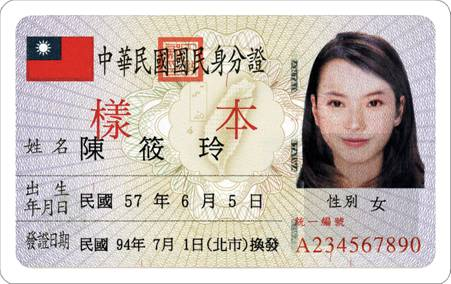
#> input picture OCR/RED_TEXT_OCR_for_IDCard_tesseract/examples/1.jpg, 451 x 284 px
$ python -i red_components.py   (imports and definitions only)
#> lines starting #> are read from the running program, lines starting #| are printed output that depends on the picture; after the words box and inside, x2 and y2 are one past the last pixel; in counts of white or black regions, pixels touching at a corner belong together
#> further down, picture is the input picture: shape (284, 451, 3); mean B, G, R 183.6, 189.9, 200.6
"""Red-text localization using the same behavior as the original prototype."""

from __future__ import annotations

from typing import Iterable, Tuple

import cv2
import numpy as np

Box = Tuple[int, int, int, int]  # x, y, width, height
NormalizedROI = Tuple[float, float, float, float]  # x1, y1, x2, y2
Offset = Tuple[int, int]  # x, y


def red_filter(
    image: np.ndarray,
    roi: NormalizedROI = (0.63, 0.70, 1.0, 1.0),
    blur_sigma: float = 3.0,
) -> tuple[np.ndarray, Offset]:
    """Extract a local-red binary mask from an ROI.

    Important: the ROI is cropped *before* Lab conversion and Otsu thresholding.
    This intentionally preserves the behavior of the original
    ``RedCharacterDetect`` prototype.

    Returns:
        mask: ROI-sized binary mask before morphology.
        offset: (x, y) location of the ROI in the original image.
    """
#> called with roi = (0.63, 0.7, 1, 1), blur_sigma = 3
    if image is None or image.size == 0:
        raise ValueError("Input image is empty.")

    x1n, y1n, x2n, y2n = roi
    if not (0.0 <= x1n < x2n <= 1.0 and 0.0 <= y1n < y2n <= 1.0):
        raise ValueError("ROI must be normalized as (x1, y1, x2, y2) within [0, 1].")

    image_h, image_w = image.shape[:2]
#> image_h = 284; image_w = 451
    x1 = int(image_w * x1n)
#> x1 = 284
    y1 = int(image_h * y1n)
#> y1 = 198
    x2 = int(image_w * x2n)
#> x2 = 451
    y2 = int(image_h * y2n)
#> y2 = 284

    crop = image[y1:y2, x1:x2]
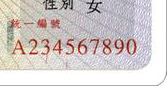
#> crop: shape (86, 167, 3); mean B, G, R 201.9, 203.3, 211

    # Lab a-channel is sensitive to the green-red chromatic axis.
    lab = cv2.cvtColor(crop, cv2.COLOR_BGR2LAB)
#> lab: shape (86, 167, 3); mean of channels 0, 1, 2 209.6, 130.7, 129.9
    red_axis = lab[:, :, 1]
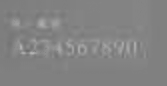
#> red_axis: shape (86, 167); min 109, max 180, mean 130.7

    # Highlight pixels that are locally redder than their surroundings.
    local_baseline = cv2.GaussianBlur(red_axis, (0, 0), blur_sigma)
    red_contrast = cv2.subtract(red_axis, local_baseline)
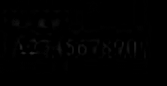
#> red_contrast: shape (86, 167); min 0, max 40, mean 0.9

    # Adaptive threshold estimated only from the target ROI.
    _, mask = cv2.threshold(
        red_contrast,
        0,
        255,
        cv2.THRESH_BINARY + cv2.THRESH_OTSU,
    )
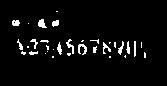
#> mask: shape (86, 167); 4.4% white in thin lines or dots, all inside (x1, y1, x2, y2) = (12, 11, 146, 58)

    return mask, (x1, y1)


# [65 lines left out: functions find_component_boxes, draw_boxes, not called in this run]

>>> import cv2
>>> picture = cv2.imread('../examples/1.jpg')
>>> result = red_filter(picture)
